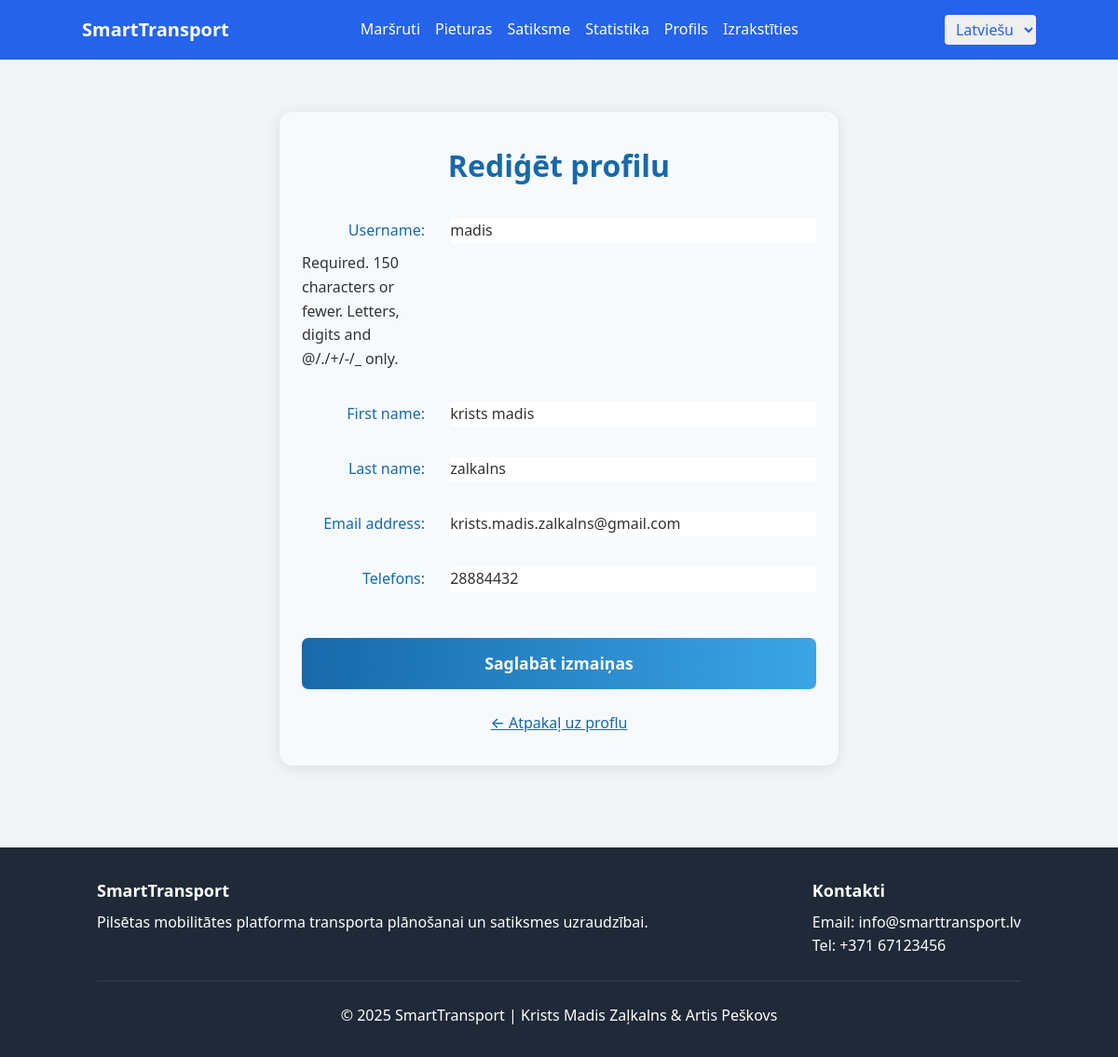
Screenshot of /lv/users/profile/edit/ (signed in) with the database file from the repository.
### users/models.py (models this page shows, shortened)
class User(AbstractUser):
    ROLE_CHOICES = [
        ('parasts_lietotajs', _('Regular User')),
        ('administrators', _('Administrator')),
        ('transporta_operators', _('Transport Operator')),
        ('pilsetas_planotajs', _('City Planner')),
    ]
    loma = models.CharField(_('Role'), max_length=50, choices=ROLE_CHOICES, default='parasts_lietotajs')
    talrunis = models.CharField(_('Phone'), max_length=20, blank=True, null=True)
    registracijas_datums = models.DateField(_('Registration Date'), auto_now_add=True)
    class Meta:
        verbose_name = _('User')
        verbose_name_plural = _('Users')

### users/views.py (the view)
# urls.py: path('profile/edit/', views.edit_profile, name='edit_profile'),
@login_required
def edit_profile(request):
    if request.method == 'POST':
        form = UserProfileForm(request.POST, instance=request.user)
        if form.is_valid():
            form.save()
            messages.success(request, _('Your profile has been updated.'))
            return redirect('users:profile')
    else:
        form = UserProfileForm(instance=request.user)
    return render(request, 'users/edit_profile.html', {'form': form})

### users/forms.py (shortened to what this page needs)
class UserProfileForm(forms.ModelForm):
    class Meta:
        model = User
        fields = ['username', 'first_name', 'last_name', 'email', 'talrunis']
    def __init__(self, *args, **kwargs):
        super().__init__(*args, **kwargs)
        self.fields['email'].required = True
        self.fields['username'].required = True
        self.fields['username'].widget.attrs.update({'placeholder': _('Username')})

### templates/users/edit_profile.html (shortened to what this page needs)
{% extends 'base.html' %}
{% load static i18n %}
{% block extra_head %}
  <link rel="stylesheet" href="{% static 'css/statistics.css' %}?v={{ now|date:'U' }}">
{% endblock %}
{% block content %}
  <div class="profile-edit-container">
    <h1>{% trans "Edit Profile" %}</h1>
    <form method="post">
      {{ form.as_p }}
      <button type="submit">{% trans "Save Changes" %}</button>
    </form>
    <a href="{% url 'users:profile' %}" class="back-link">&larr; {% trans "Back to Profile" %}</a>
  </div>
{% endblock %}

### static/css/styles.css (style rules this page uses)
* { margin: 0; padding: 0; box-sizing: border-box; }
body { font-family: system-ui, -apple-system, BlinkMacSystemFont, 'Segoe UI', Roboto, Oxygen, Ubuntu, Cantarell, 'Open Sans', 'Helvetica Neue', sans-serif; line-height: 1.6; color: #333; }

### templates/users/edit_profile.html (style rules this page uses)
.profile-edit-container { animation: fadein 0.8s cubic-bezier(0.4,0,0.2,1); max-width: 600px; margin: 2.5rem auto; padding: 2rem 1.5rem; background: #f7fafd; border-radius: 14px; box-shadow: 0 2px 16px rgba(0,0,0,0.10); }
.profile-edit-container h1 { color: #1769aa; font-size: 2rem; text-align: center; font-weight: 700; margin-bottom: 2rem; }
.profile-edit-container form { display: flex; flex-direction: column; gap: 1.2rem; }
.profile-edit-container form p { display: grid; grid-template-columns: 140px 1fr; align-items: center; gap: 0.6rem 1.2rem; margin-bottom: 0.9rem; margin-top: 0; }
.profile-edit-container form p label { margin-bottom: 0; text-align: right; padding-right: 0.5rem; font-weight: 500; color: #1769aa; font-size: 1rem; }
.profile-edit-container form p input, .profile-edit-container form p select, .profile-edit-container form p textarea { width: 100%; box-sizing: border-box; margin-bottom: 0; }
.profile-edit-container button[type="submit"] { background: linear-gradient(90deg, #1769aa 0%, #3ba5e6 100%); color: #fff; font-weight: 600; border: none; border-radius: 7px; padding: 0.85rem 0; font-size: 1.1rem; margin-top: 1rem; cursor: pointer; box-shadow: 0 1px 4px rgba(23,105,170,0.08); transition: background 0.2s; }
.profile-edit-container .back-link { display: block; margin: 1.5rem auto 0 auto; text-align: center; color: #1769aa; font-weight: 500; text-decoration: underline; font-size: 1rem; transition: color 0.2s; }

### rows the page displays
User: username "madis", first_name "krists madis", last_name "zalkalns", email "krists.madis.zalkalns@gmail.com", talrunis "28884432"
